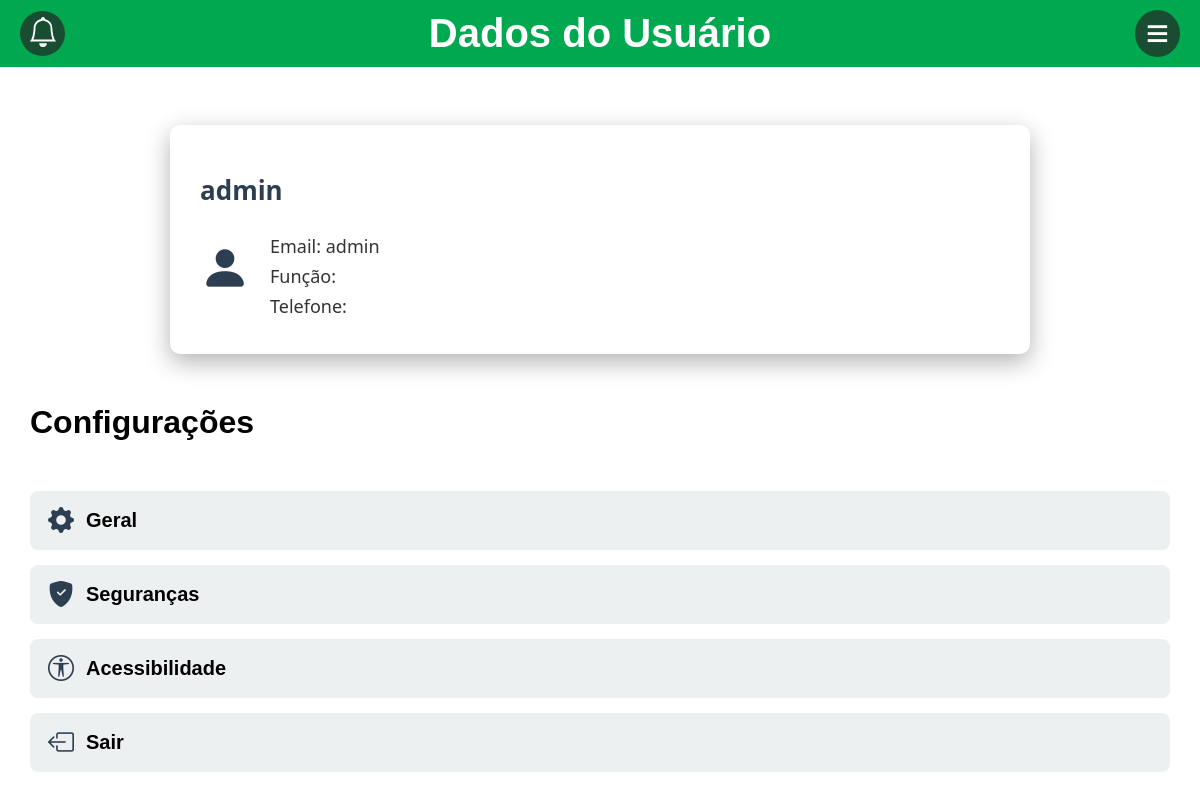
The page /public/dadosDoUsuario.php (signed in) on the database as committed earlier.
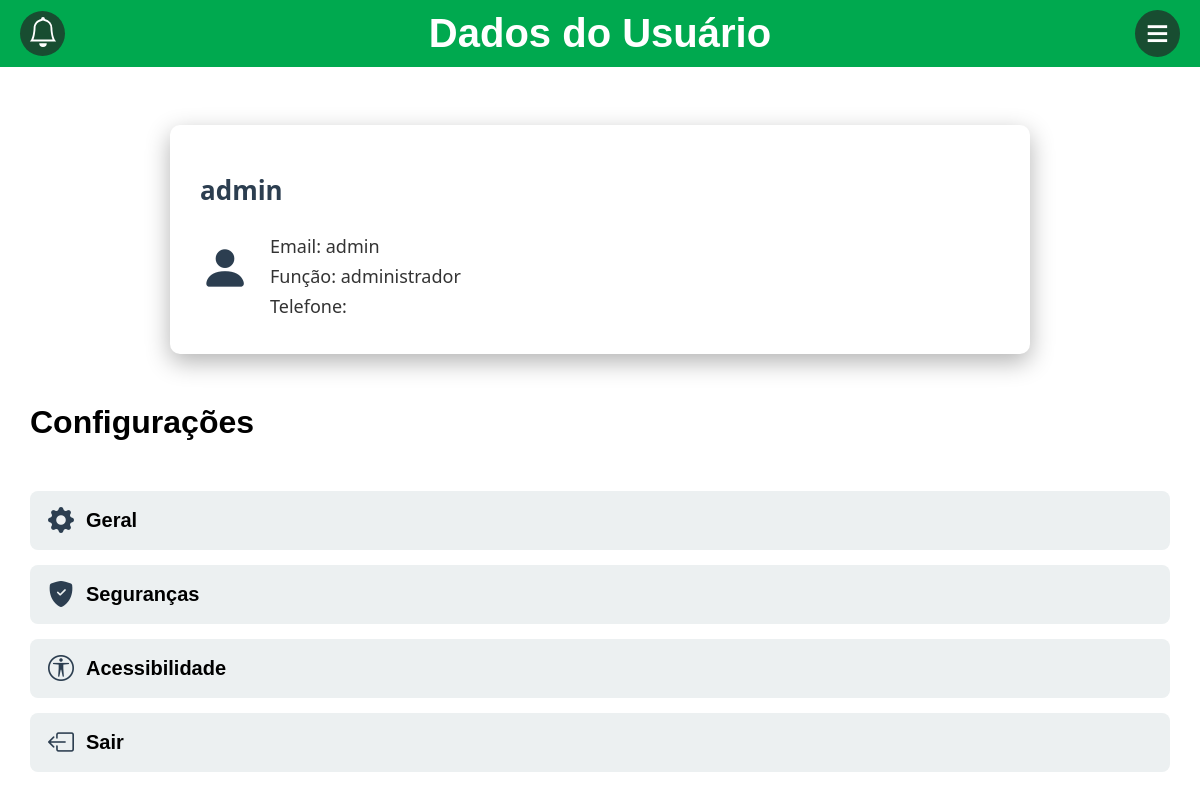
The same page on the database as committed later.
### tables this page shows
create table Usuario (
	id_usuario INT NOT NULL AUTO_INCREMENT PRIMARY KEY,
    nome_usuario VARCHAR(45) NOT NULL,
    email_usuario VARCHAR(45) not null,
    senha_usuario VARCHAR(45) not null,
    telefone_usuario VARCHAR(9),
    funcao_usuario ENUM('administrador', 'normal')
);

### public/dadosDoUsuario.php (the view, shortened to what this page needs)
<?php
    include "../db.php";
    $id_usuario = $_SESSION['id_usuario'];
    $sql = "SELECT nome_usuario, email_usuario, funcao_usuario, telefone_usuario FROM usuario WHERE id_usuario = ?";
    $stmt = $conn->prepare($sql);
    $stmt->bind_param("i", $id_usuario);
    $stmt->execute();
    $result = $stmt->get_result();
    if ($result->num_rows > 0) {
        $dados_usuario = $result->fetch_assoc();
        $nome_usuario = $dados_usuario['nome_usuario'];
        $email_usuario = $dados_usuario['email_usuario'];
        $funcao_usuario = $dados_usuario['funcao_usuario'];
        $telefone_usuario = $dados_usuario['telefone_usuario'];
    } else {
        $nome_usuario = "Usuário não encontrado";
        $email_usuario = "N/A";
        $funcao_usuario = "N/A";
        $telefone_usuario = "N/A";
    }
?>
<!DOCTYPE html>
<html lang="pt-br">
<head>
    <link rel="stylesheet" href="../styles/style.css">
    <link rel="stylesheet" href="https://cdn.jsdelivr.net/npm/bootstrap-icons@1.12.1/font/bootstrap-icons.min.css">
</head>
<body>
    <header>
        <div class="navbar">
        <div class="btnNavBar"><a href="notificacao.php"><img src="../assets/icons/bell.svg" alt=""></a></div>
        <h1>Dados do Usuário</h1>
        <button class="nav-button" onclick="alternarMenu()"> ≡</button>
        </div>
    </header>
    <br>
    <main>
        <div class="dadosUsuario">
             <h1><?php echo htmlspecialchars($nome_usuario); ?></h1>
             <div class="flex">
                <i class="bi bi-person-fill"></i>
                <div class="textoDadosUsuario">
                  <h2>Email: <?php echo htmlspecialchars($email_usuario); ?></h2>
                  <h2>Função: <?php echo htmlspecialchars($funcao_usuario); ?></h2>
                  <h2>Telefone: <?php echo htmlspecialchars($telefone_usuario); ?></h2>
              </div>
          </div>
        </div>
    <h1 class="configuracoesDados">Configurações</h1>
    <div class="configuracoesDados">
        <a href="geral.php" class="iconDadosUsuario">
        <i class="bi bi-gear-fill"></i>
        <h2>Geral</h2>
        </a>
        <a href="seguranca.php" class="iconDadosUsuario">
        <i class="bi bi-shield-fill-check"></i>
        <h2>Seguranças</h2>
        </a>
        <a href="acessibilidade.php" class="iconDadosUsuario">
        <i class="bi bi-universal-access-circle"></i>
        <h2>Acessibilidade</h2>
        </a>
        <a href="logout.php?logout=true" class="iconDadosUsuario">
        <i class="bi bi-box-arrow-left"></i>
        <h2>Sair</h2>
        </a>
    </div>
    </main>
</body>
</html>

### styles/style.css (style rules this page uses)
.flex { flex: auto; }
.dadosUsuario { max-width: 800px; margin: 40px auto; background-color: #ffffff; border-radius: 10px; box-shadow: 0 8px 24px rgba(0, 0, 0, 0.3); padding: 30px; font-family: 'Segoe UI', sans-serif; color: #333; }
.dadosUsuario h1 { font-size: 26px; margin-bottom: 20px; color: #2c3e50; }
.flex { display: flex; align-items: flex-start; gap: 20px; }
.flex i { font-size: 50px; color: #2c3e50; margin-top: 5px; }
.textoDadosUsuario h2 { font-size: 18px; margin: 6px 0; font-weight: 400; }
.configuracoesDados { margin: 50px 30px 20px 30px; }
.iconDadosUsuario { display: flex; align-items: center; gap: 12px; background-color: #ecf0f1; padding: 14px 18px; border-radius: 8px; margin-bottom: 15px; transition: background-color 0.3s; cursor: pointer; text-decoration: none; color: inherit; }
.iconDadosUsuario i { font-size: 26px; color: #2c3e50; }
.iconDadosUsuario h2 { margin: 0; font-size: 20px; }
body { font-family: Arial, sans-serif; margin: 0; padding: 0; }
.navbar { display: flex; justify-content: space-between; align-items: center; background-color: #00a94f; padding: 10px 20px; position: relative; }
.btnNavBar { background: none; border: none; cursor: pointer; font-size: 40px; color: white; background-color: #184d31; border-radius: 50%; width: 45px; transition: .5s; }
.btnNavBar img { width: 30px; height: auto; position: relative; left: 8px; filter: brightness(0) invert(1); }
.navbar h1 { flex-grow: 1; text-align: center; color: white; font-size: 40px; margin: 0; }
.nav-button { background: none; border: none; cursor: pointer; font-size: 40px; color: white; background-color: #184d31; border-radius: 50%; width: 45px; transition: .5s; }

Rows that differ between the two databases and show on the page:
changed usuario "admin": funcao_usuario (not shown) → "administrador"
